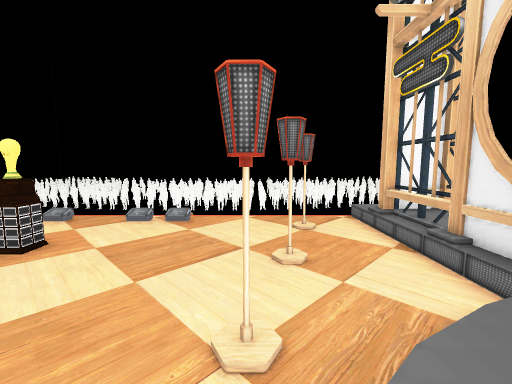
[1] (above)

23 first-person views from a walk through a scene from a Unity 3-D project. The camera is 1.5 m above the floor, tilts 6° down and sees 90° across. The floor is counted in squares, 1 m on a side. Each view is taken from the middle of a square. On the plan, view 1 faces up. The plan holds only what a view shows up to about 13 squares ahead; the rest is blank. The place goes on beyond the plan. The player is left out. Some animated figures are not drawn. Some surface patterns are stand-ins.

[2]
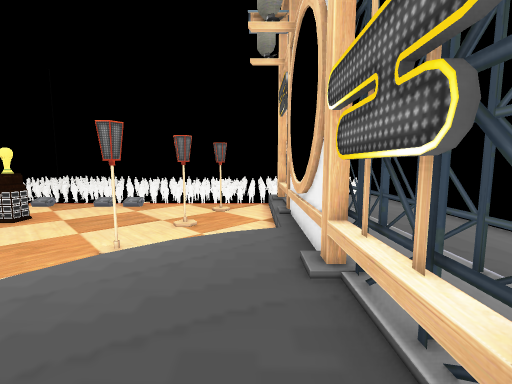

[3]
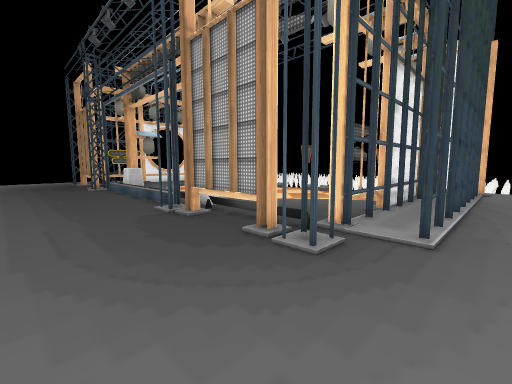

[4]
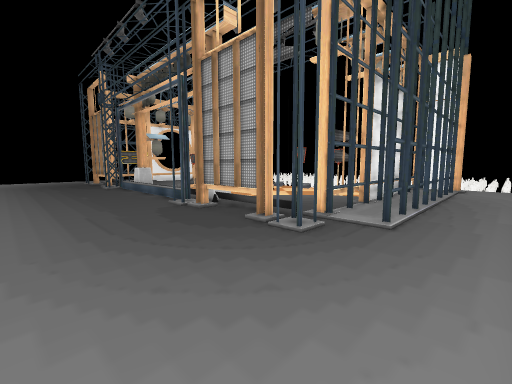

[5]
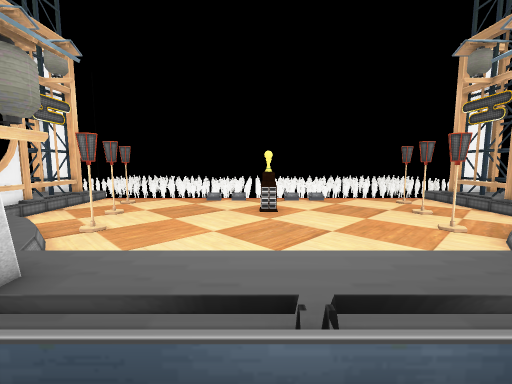

[6]
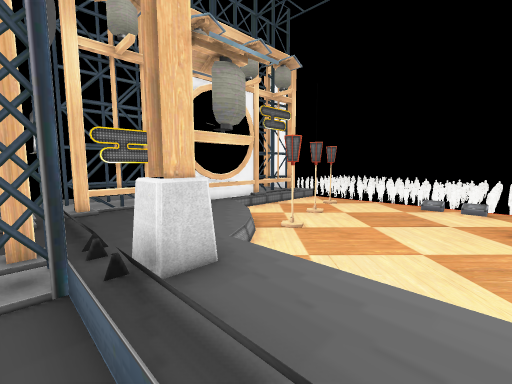

[7]
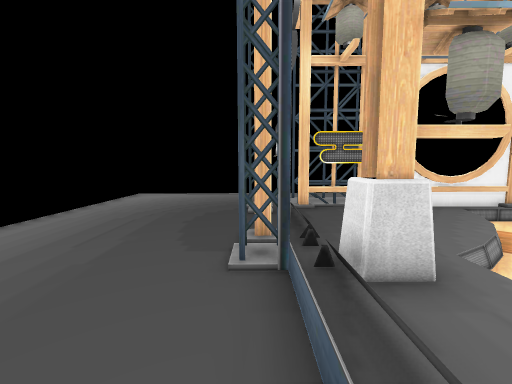

[8]
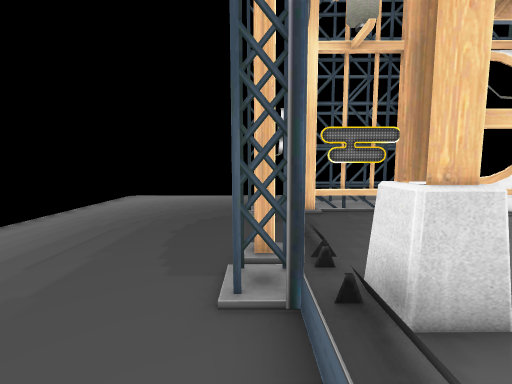

[9]
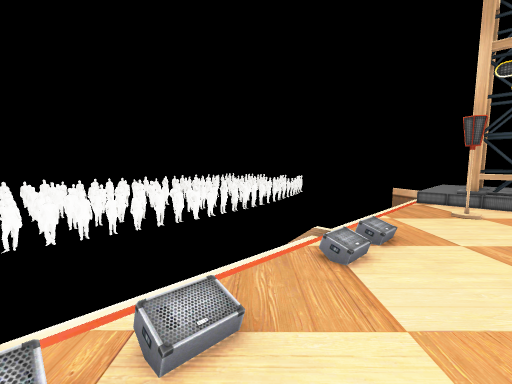

[10]
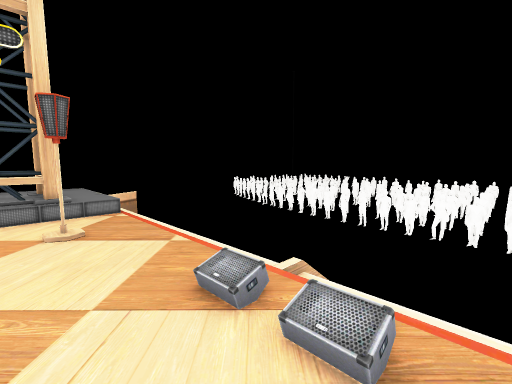

[11]
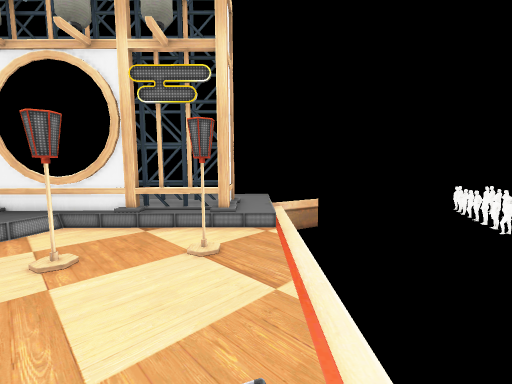

[12]
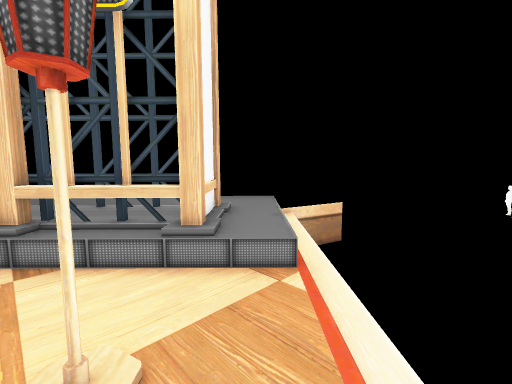

[13]
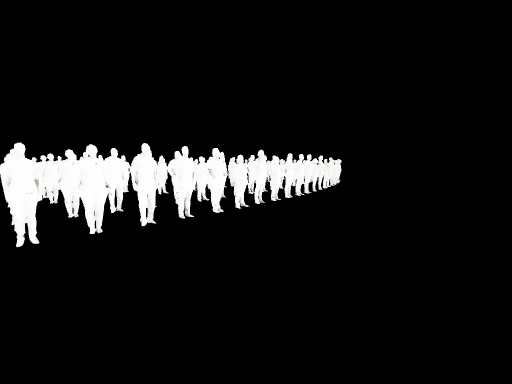

[14]
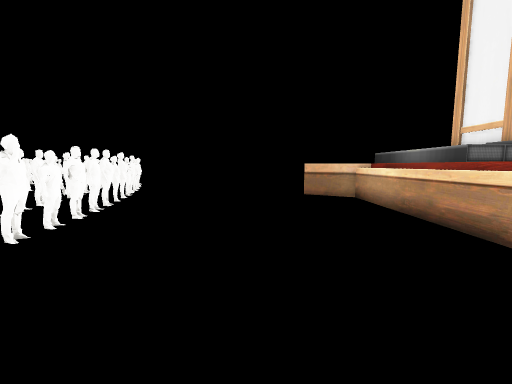

[15]
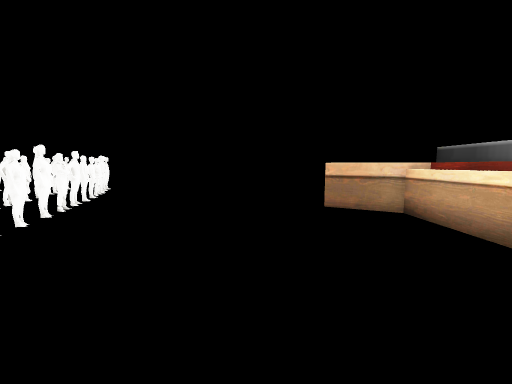

[16]
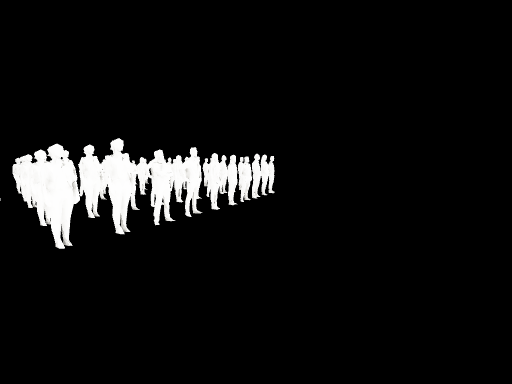

[17]
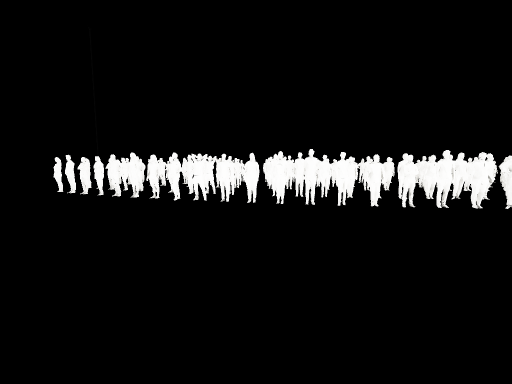

[18]
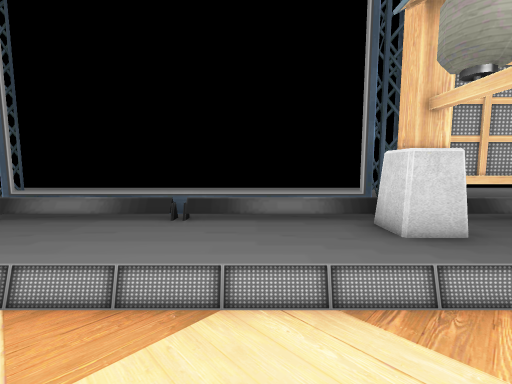

[19]
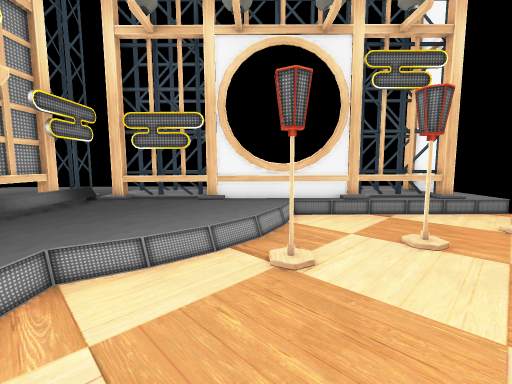

[20]
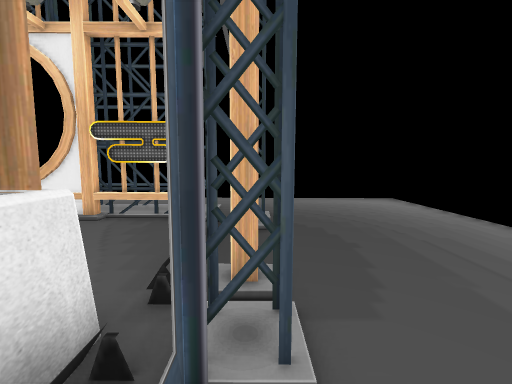

[21]
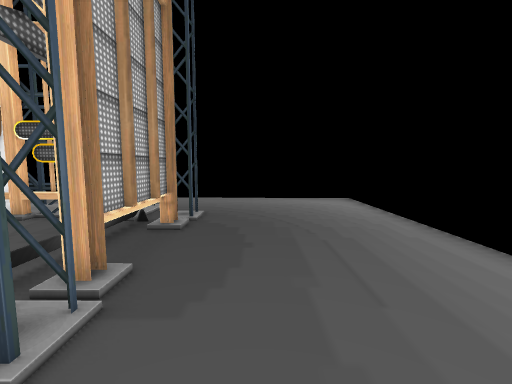

[22]
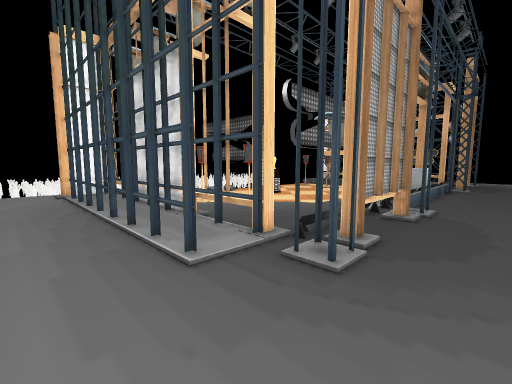

[23]
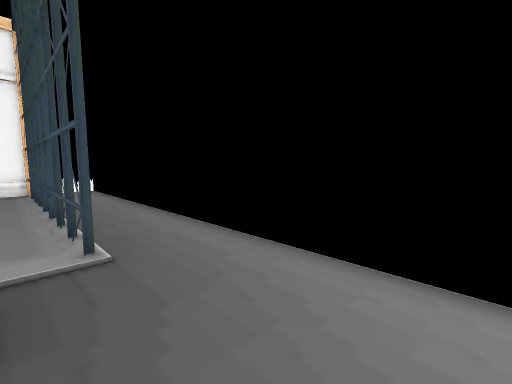

### Floor plan
Key: @ floor where view 1 was taken; # wall or solid block; x gap in a wall; . main floor; - floor 0.5 m lower than the main floor; _ floor 2 m lower than the main floor; / step, stairs or slope; T thing the floor can be seen under or through; O other object.
Columns run from 26 left of view 1 to 16 right of it. Each row starts with its distance up from view 1.
 24 ##
 23  ###                                   ####
 22     ###                              ###
 21       ####         #######       #####
 20           #####    #     #  ######
 19               ######x_xxx#####
 18
 17
 16
 15                        _   _    _
 14
 13                     __
 12      #                              #
 11      ##   _                        ##
 10       #////////////////////////////#
  9       #.....------//--OO------.....#
  8       #..###-#-------------#--###..#
  7       #..#.#------------------#.#..#
  6       #..#.#--------OO--------#. ..#
  5       #..x.#--#------------#--#.x..#
  4       #..x.#------------------#.x..#
  3       #..#.#---#----------#---#.T..#
  2       #..#.#..--------------..#.T..#
  1       #..#.#...------------...#.T..#
  0       #..x.x....-------   @...x.x..#
 -1       #..x.T..................#.x..
 -2       #..#.T....#........#....#.#..
 -3       #..........////////..........#
 -4       #....#######......#TTTTTT....
 -5       #............................
 -6       #............................
 -7       #............................
 -8       #............................
 -9        ............................
-10              ##

Where each view was taken, in squares from view 1:
view 1: 0 up, 0 right, facing up
view 2: 3 down, 3 right, facing up
view 3: 8 down, 7 right, facing up-left
view 4: 9 down, 8 right, facing up-left
view 5: 5 down, 6 left, facing up
view 6: 4 down, 6 left, facing up-left
view 7: 4 down, 6 left, facing left
view 8: 4 down, 7 left, facing left
view 9: 7 up, 8 left, facing up-right
view 10: 7 up, 6 left, facing up-left
view 11: 9 up, 7 left, facing left
view 12: 9 up, 11 left, facing left
view 13: 13 up, 5 left, facing up-right
view 14: 15 up, 3 left, facing right
view 15: 15 up, 1 right, facing right
view 16: 15 up, 6 right, facing up-right
view 17: 11 up, 16 left, facing up
view 18: 2 up, 7 left, facing down
view 19: 2 up, 7 left, facing left
view 20: 4 down, 3 left, facing right
view 21: 6 down, 3 left, facing right
view 22: 6 down, 19 left, facing up-right
view 23: 7 down, 5 right, facing up-right
